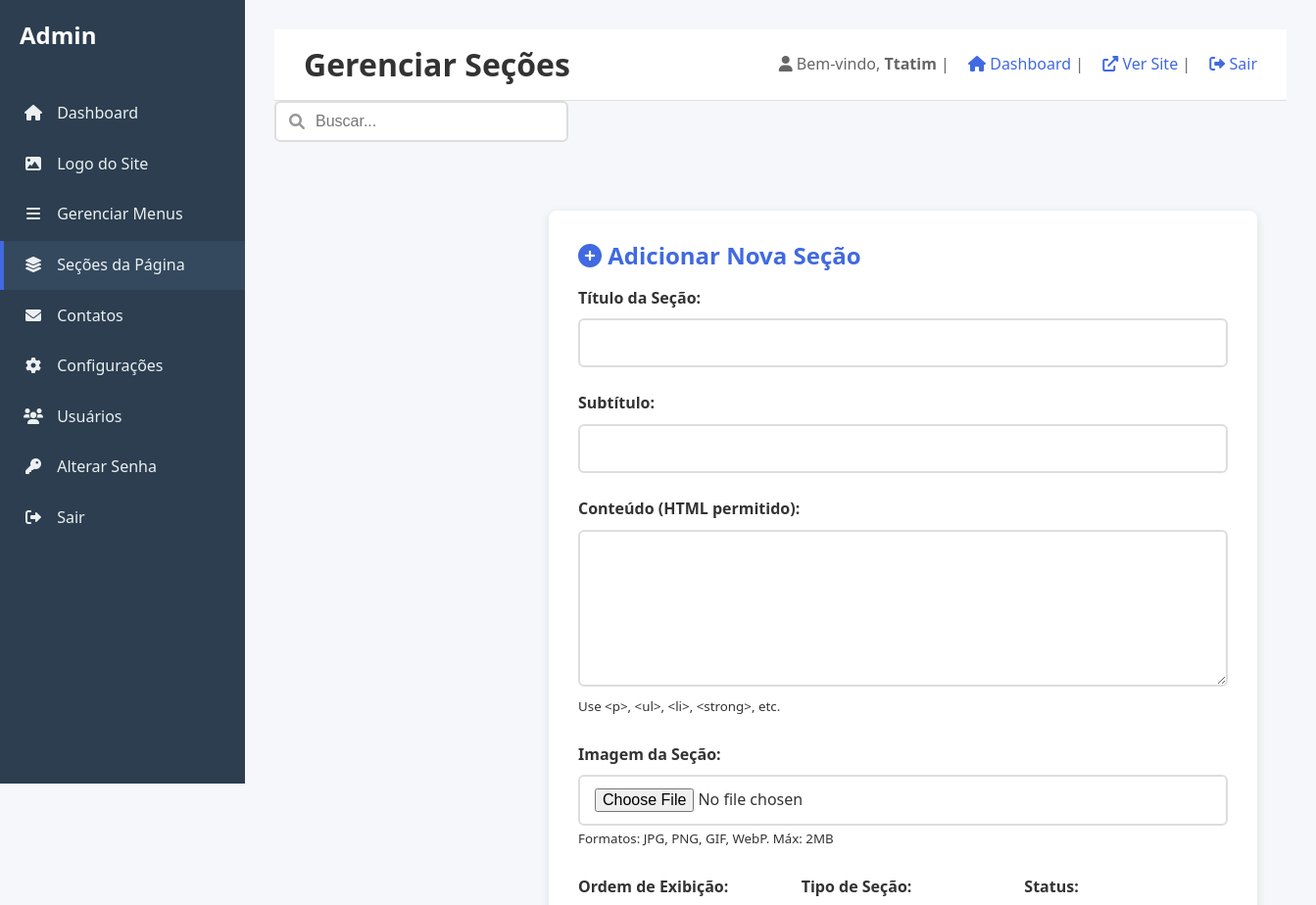
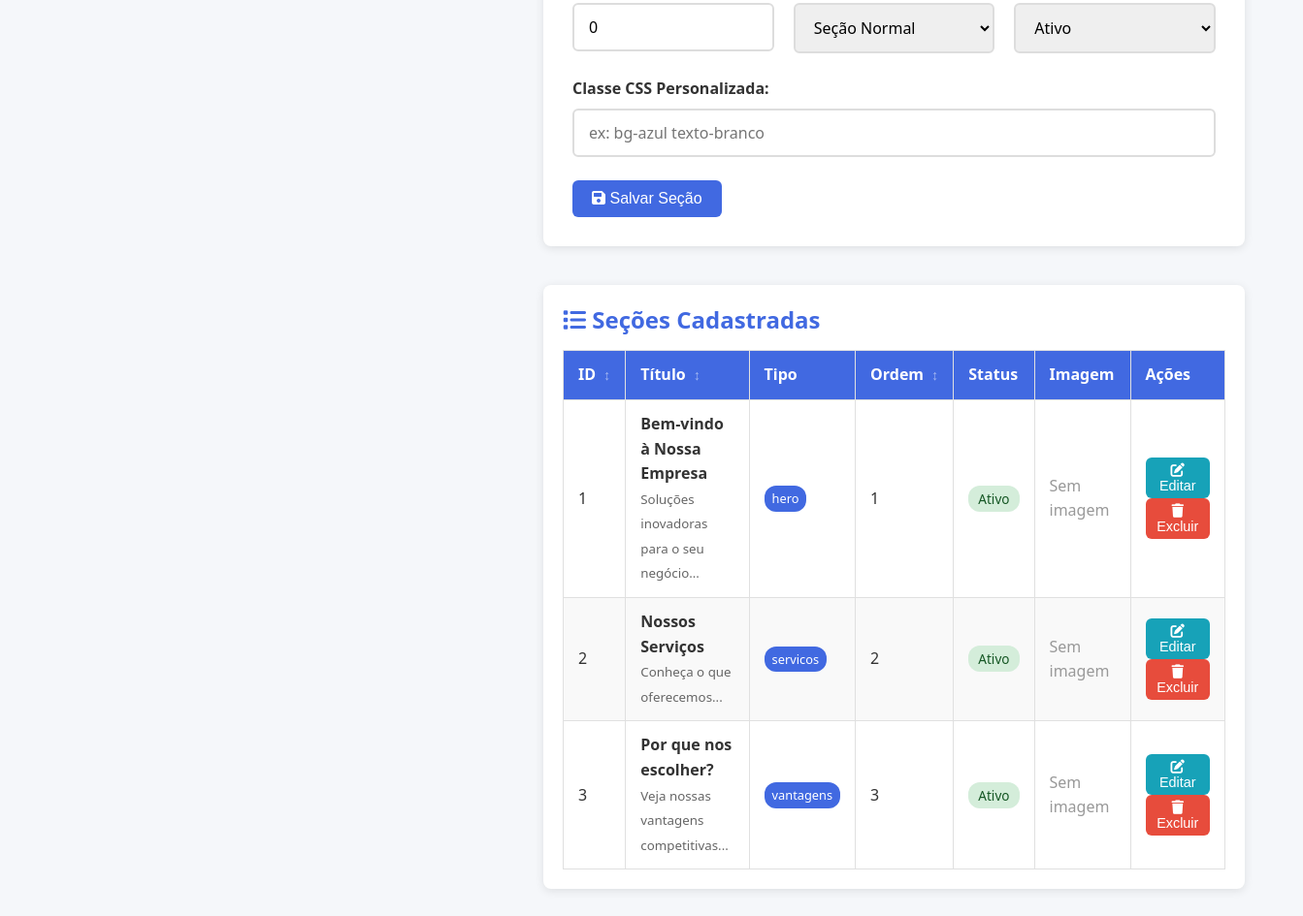
The page /admin/secoes.php (signed in) on the database its author committed (2 pictures, top to bottom).
### tables this page shows
CREATE TABLE secoes (
    id INT AUTO_INCREMENT PRIMARY KEY,
    titulo VARCHAR(200) NOT NULL,
    subtitulo VARCHAR(500),
    conteudo LONGTEXT,
    imagem VARCHAR(255),
    icone VARCHAR(50),
    ordem INT DEFAULT 0,
    tipo VARCHAR(50) DEFAULT 'secao',
    classe_css VARCHAR(100),
    status ENUM('ativo', 'inativo') DEFAULT 'ativo',
    data_criacao TIMESTAMP DEFAULT CURRENT_TIMESTAMP,
    data_atualizacao TIMESTAMP DEFAULT CURRENT_TIMESTAMP ON UPDATE CURRENT_TIMESTAMP,
    
    INDEX idx_status (status),
    INDEX idx_ordem (ordem),
    INDEX idx_tipo (tipo),
    INDEX idx_secoes_tipo_status (tipo, status)
);

### admin/secoes.php (the view, shortened to what this page needs)
<?php
require_once 'header.php';
$sql = "SELECT * FROM secoes ORDER BY ordem, titulo";
$result = mysqli_query($conexao, $sql);
$secoes = mysqli_fetch_all($result, MYSQLI_ASSOC);
?>
<div class="admin-content">
    <div class="form-container">
        <h3><i class="fas fa-plus-circle"></i> Adicionar Nova Seção</h3>
        <form method="POST" enctype="multipart/form-data">
            <div class="form-group">
                <label>Título da Seção:</label>
                <input type="text" name="titulo" required maxlength="200">
            </div>
            <div class="form-group">
                <label>Subtítulo:</label>
                <input type="text" name="subtitulo" maxlength="500">
            </div>
            <div class="form-group">
                <label>Conteúdo (HTML permitido):</label>
                <textarea name="conteudo" rows="6" class="editor-basico"></textarea>
                <small>Use &lt;p&gt;, &lt;ul&gt;, &lt;li&gt;, &lt;strong&gt;, etc.</small>
            </div>
            <div class="form-group">
                <label>Imagem da Seção:</label>
                <input type="file" name="imagem" accept="image/*">
                <small>Formatos: JPG, PNG, GIF, WebP. Máx: 2MB</small>
            </div>
            <div class="form-row" style="display: flex; gap: 20px;">
                <div class="form-group" style="flex: 1;">
                    <label>Ordem de Exibição:</label>
                    <input type="number" name="ordem" value="0" min="0">
                </div>
                <div class="form-group" style="flex: 1;">
                    <label>Tipo de Seção:</label>
                    <select name="tipo">
                        <option value="secao">Seção Normal</option>
                    </select>
                </div>
                <div class="form-group" style="flex: 1;">
                    <label>Status:</label>
                    <select name="status">
                        <option value="ativo">Ativo</option>
                    </select>
                </div>
            </div>
            <div class="form-group">
                <label>Classe CSS Personalizada:</label>
                <input type="text" name="classe_css" placeholder="ex: bg-azul texto-branco">
            </div>
            <button type="submit" class="btn btn-primary">
                <i class="fas fa-save"></i> Salvar Seção
            </button>
        </form>
    </div>
    <div class="table-container" style="margin-top: 40px;">
        <h3><i class="fas fa-list"></i> Seções Cadastradas</h3>
        <table class="data-table">
            <thead>
                <tr>
                    <th class="sortable">ID</th>
                    <th class="sortable">Título</th>
                    <th>Tipo</th>
                    <th class="sortable">Ordem</th>
                    <th>Status</th>
                    <th>Imagem</th>
                    <th>Ações</th>
                </tr>
            </thead>
            <tbody>
                <?php if (empty($secoes)): ?>
                    <tr>
                        <td colspan="7" style="text-align: center;">Nenhuma seção cadastrada</td>
                    </tr>
                <?php else: ?>
                    <?php foreach ($secoes as $secao): ?>
                    <tr>
                        <td><?php echo $secao['id']; ?></td>
                        <td>
                            <strong><?php echo htmlspecialchars($secao['titulo']); ?></strong><br>
                            <small style="color: #666;"><?php echo htmlspecialchars(substr($secao['subtitulo'] ?? '', 0, 50)); ?>...</small>
                        </td>
                        <td>
                            <span class="badge" style="background: #4169E1; color: white; padding: 3px 8px; border-radius: 12px;">
                                <?php echo $secao['tipo']; ?>
                            </span>
                        </td>
                        <td><?php echo $secao['ordem']; ?></td>
                        <td>
                            <span class="status-badge status-<?php echo $secao['status']; ?>">
                                <?php echo $secao['status'] == 'ativo' ? 'Ativo' : 'Inativo'; ?>
                            </span>
                        </td>
                        <td>
                            <?php if ($secao['imagem']): ?>
                                <img src="../uploads/secoes/<?php echo $secao['imagem']; ?>"
                                     alt="Imagem"
                                     style="width: 60px; height: 60px; object-fit: cover; border-radius: 4px; cursor: pointer;"
                                     onclick="previewImage(this.src, '<?php echo htmlspecialchars($secao['titulo']); ?>')">
                            <?php else: ?>
                                <span style="color: #999;">Sem imagem</span>
                            <?php endif; ?>
                        </td>
                        <td>
                            <button class="btn btn-small btn-info"
                                    onclick="editarSecao(<?php echo $secao['id']; ?>)">
                                <i class="fas fa-edit"></i> Editar
                            </button>
                            <form method="POST" style="display: inline;">
                                <button type="submit" class="btn btn-small btn-danger"
                                        onclick="return confirm('Excluir esta seção? Esta ação não pode ser desfeita.')">
                                    <i class="fas fa-trash"></i> Excluir
                                </button>
                            </form>
                        </td>
                    </tr>
                    <?php endforeach; ?>
                <?php endif; ?>
            </tbody>
        </table>
    </div>
</div>
<?php require_once 'footer.php'; ?>

### css/estilo.css (style rules this page uses)
* { margin: 0; padding: 0; box-sizing: border-box; }
html { scroll-behavior: smooth; }
body { font-family: 'Segoe UI', Tahoma, Geneva, Verdana, sans-serif; line-height: 1.6; color: #333; background-color: #F8F8FF; overflow-x: hidden; }
h1, h2, h3, h4, h5, h6 { font-weight: 600; line-height: 1.3; margin-bottom: 1rem; color: #4169E1; }
h3 { font-size: 1.5rem; }
.form-group { margin-bottom: 1.5rem; }
.form-group label { display: block; margin-bottom: 0.5rem; font-weight: 600; color: #333; }
.form-group input, .form-group textarea, .form-group select { width: 100%; padding: 12px 15px; border: 2px solid #ddd; border-radius: 6px; font-size: 1rem; font-family: inherit; transition: border-color 0.3s; }
.form-group textarea { min-height: 150px; resize: vertical; }
.admin-content { flex: 1; margin-left: 250px; padding: 30px; min-height: 100vh; }
.table-container { background: white; padding: 20px; border-radius: 8px; box-shadow: 0 2px 10px rgba(0,0,0,0.1); margin-top: 20px; overflow-x: auto; }
.data-table { width: 100%; border-collapse: collapse; background: white; margin-top: 1rem; }
.data-table th, .data-table td { padding: 12px 15px; border: 1px solid #e0e0e0; text-align: left; }
.data-table th { background-color: #4169E1; color: white; font-weight: 600; position: relative; cursor: pointer; user-select: none; }
.data-table th.sortable::after { content: '↕'; margin-left: 8px; opacity: 0.5; font-size: 0.9em; }
.data-table tr:nth-child(even) { background-color: #f9f9f9; }
.form-container { background: white; padding: 30px; border-radius: 8px; box-shadow: 0 2px 10px rgba(0,0,0,0.1); margin-top: 20px; }
.btn { display: inline-block; padding: 10px 20px; border: none; border-radius: 6px; cursor: pointer; text-decoration: none; font-size: 1rem; font-weight: 500; transition: all 0.3s; text-align: center; }
.btn-primary { background-color: #4169E1; color: white; }
.btn-danger { background-color: #e74c3c; color: white; }
.btn-info { background-color: #17a2b8; color: white; }
.btn-small { padding: 5px 10px; font-size: 0.9rem; }

### admin/secoes.php (style rules this page uses)
.status-badge { padding: 4px 10px; border-radius: 12px; font-size: 0.85rem; font-weight: 500; }
.status-ativo { background: #d4edda; color: #155724; }
.badge { display: inline-block; padding: 2px 8px; background: #4169E1; color: white; border-radius: 10px; font-size: 0.8rem; font-weight: 500; }
.editor-basico { min-height: 150px; font-family: monospace; }

### rows shown on the page
secoes: id "1", titulo "Bem-vindo à Nossa Empresa", subtitulo "Soluções inovadoras para o seu negócio", tipo "hero", ordem "1", status "Ativo", shows "Sem imagem"
secoes: id "2", titulo "Nossos Serviços", subtitulo "Conheça o que oferecemos", tipo "servicos", ordem "2", status "Ativo", shows "Sem imagem"
secoes: id "3", titulo "Por que nos escolher?", subtitulo "Veja nossas vantagens competitivas", tipo "vantagens", ordem "3", status "Ativo", shows "Sem imagem"

### other values the page prints
$page_title "Gerenciar Seções"
$_SESSION['usuario_nome'] "Ttatim"
